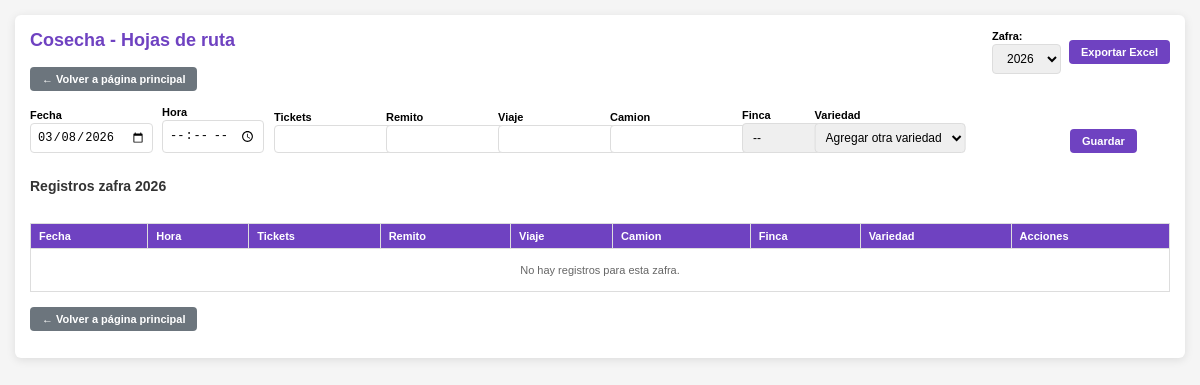
/cosecha.php (signed in), run on an earlier commit of the app's database.
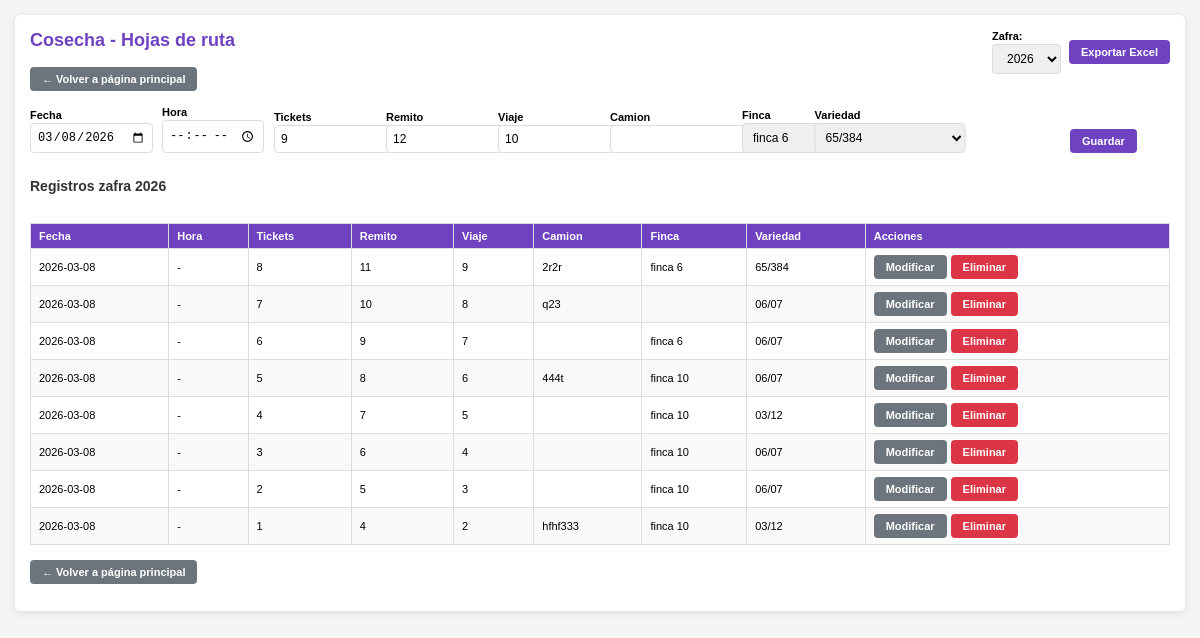
And on a later commit of the database.
### tables this page shows
CREATE TABLE `cosecha_hojas_ruta` (
  `id` int(11) NOT NULL AUTO_INCREMENT,
  `anio_zafra` int(11) NOT NULL,
  `fecha` date NOT NULL,
  `hora` time DEFAULT NULL,
  `tickets` varchar(100) DEFAULT NULL,
  `remito` varchar(100) DEFAULT NULL,
  `viaje` varchar(50) DEFAULT NULL,
  `camion` varchar(100) DEFAULT NULL,
  `finca` varchar(200) DEFAULT NULL,
  `variedad` varchar(100) DEFAULT NULL,
  `fecha_creacion` timestamp NOT NULL DEFAULT current_timestamp(),
  PRIMARY KEY (`id`),
  KEY `idx_anio` (`anio_zafra`),
  KEY `idx_fecha` (`fecha`)
);

### cosecha.php (the view, shortened to what this page needs)
<?php
include 'db.php';
$anio_actual = (int)date('Y');
$anio_zafra = $anio_actual;
$editar_id = null;
$fila_edit = null;
$lista = mysqli_query($conexion, "SELECT * FROM cosecha_hojas_ruta WHERE anio_zafra = $anio_zafra ORDER BY fecha DESC, hora DESC, id DESC");
$fincas_lista = [];
$r_fincas = mysqli_query($conexion, "SELECT DISTINCT finca FROM cosecha_hojas_ruta WHERE finca != '' AND finca IS NOT NULL ORDER BY finca");
if ($r_fincas) {
    while ($row = mysqli_fetch_assoc($r_fincas)) {
        $fincas_lista[] = $row['finca'];
    }
}
$variedades_lista = [];
$r_variedades = mysqli_query($conexion, "SELECT DISTINCT variedad FROM cosecha_hojas_ruta WHERE variedad != '' AND variedad IS NOT NULL ORDER BY variedad");
if ($r_variedades) {
    while ($row = mysqli_fetch_assoc($r_variedades)) {
        $variedades_lista[] = $row['variedad'];
    }
}
        $def_tickets = '';
        $def_remito = '';
        $def_viaje = '';
        $def_finca = '';
        $def_variedad = '';
        if (!$editar_id) {
            $r_ult = mysqli_query($conexion, "SELECT tickets, remito, viaje, finca, variedad FROM cosecha_hojas_ruta WHERE anio_zafra = $anio_zafra ORDER BY fecha DESC, hora DESC, id DESC LIMIT 1");
            if ($r_ult && $ult = mysqli_fetch_assoc($r_ult)) {
                $def_finca = $ult['finca'] ?? '';
                $def_variedad = $ult['variedad'] ?? '';
                $t = trim($ult['tickets'] ?? '');
                if ($t !== '' && preg_match('/(\d+)\s*$/', $t, $mt)) {
                    $def_tickets = preg_replace('/(\d+)\s*$/', (string)((int)$mt[1] + 1), $t);
                } else {
                    $def_tickets = (is_numeric($t) && $t !== '') ? (string)((int)$t + 1) : $t;
                }
                $r = trim($ult['remito'] ?? '');
                if ($r !== '' && preg_match('/(\d+)\s*$/', $r, $mr)) {
                    $def_remito = preg_replace('/(\d+)\s*$/', (string)((int)$mr[1] + 1), $r);
                } else {
                    $def_remito = (is_numeric($r) && $r !== '') ? (string)((int)$r + 1) : $r;
                }
                $v = trim($ult['viaje'] ?? '');
                if ($v !== '' && preg_match('/(\d+)\s*$/', $v, $mv)) {
                    $def_viaje = preg_replace('/(\d+)\s*$/', (string)((int)$mv[1] + 1), $v);
                } else {
                    $def_viaje = (is_numeric($v) && $v !== '') ? (string)((int)$v + 1) : $v;
                }
            }
        }
?>
<!DOCTYPE html>
<html lang="es">
<head>
</head>
<body onkeydown="var e=event||window.event;if((e.keyCode||e.which)===27){e.preventDefault();window.location.href='index.php';return false;}">
<div class="container">
    <div class="encabezado">
        <div>
            <h2>Cosecha - Hojas de ruta</h2>
            <a href="index.php" class="btn btn-secondary" style="margin-top:4px;">← Volver a página principal</a>
        </div>
        <div class="zafra-wrap" style="display:flex; align-items:center; gap:8px;">
            <form method="GET" style="display:inline;">
                <label for="selZafra">Zafra:</label>
                <select name="zafra" id="selZafra" onchange="this.form.submit()">
                    <?php for ($a = $anio_actual + 1; $a >= $anio_actual - 5; $a--): ?>
                        <option value="<?= $a ?>" <?= $anio_zafra == $a ? 'selected' : '' ?>><?= $a ?></option>
                    <?php endfor; ?>
                </select>
            </form>
            <a href="cosecha.php?zafra=<?= $anio_zafra ?>&exportar=excel" class="btn btn-primary">Exportar Excel</a>
        </div>
    </div>
    <form method="POST" action="cosecha.php?zafra=<?= $anio_zafra ?>" class="form-nav-enter">
        <div class="form-row">
            <div class="campo" style="flex:0 0 120px;">
                <label>Fecha</label>
                <input type="date" name="fecha" value="<?= $fila_edit ? htmlspecialchars($fila_edit['fecha']) : date('Y-m-d') ?>" required>
            </div>
            <div class="campo" style="flex:0 0 100px;">
                <label>Hora</label>
                <input type="time" name="hora" value="<?= $fila_edit ? substr($fila_edit['hora'] ?? '', 0, 5) : '' ?>">
            </div>
            <div class="campo" style="flex:0 0 100px;">
                <label>Tickets</label>
                <input type="text" name="tickets" value="<?= $fila_edit ? htmlspecialchars($fila_edit['tickets'] ?? '') : htmlspecialchars($def_tickets) ?>" placeholder="">
            </div>
            <div class="campo" style="flex:0 0 100px;">
                <label>Remito</label>
                <input type="text" name="remito" value="<?= $fila_edit ? htmlspecialchars($fila_edit['remito'] ?? '') : htmlspecialchars($def_remito) ?>" placeholder="">
            </div>
            <div class="campo" style="flex:0 0 80px;">
                <label>Viaje</label>
                <input type="text" name="viaje" value="<?= $fila_edit ? htmlspecialchars($fila_edit['viaje'] ?? '') : htmlspecialchars($def_viaje) ?>" placeholder="">
            </div>
            <div class="campo" style="flex:0 0 120px;">
                <label>Camion</label>
                <input type="text" name="camion" value="<?= $fila_edit ? htmlspecialchars($fila_edit['camion'] ?? '') : '' ?>" placeholder="">
            </div>
            <div class="finca-variedad">
                <div class="campo">
                    <label>Finca</label>
                    <select name="finca_sel" id="selFinca" onchange="document.getElementById('fincaOtroWrap').style.display=(this.value==='__otro__')?'block':'none';">
                        <option value="">--</option>
                        <?php foreach ($fincas_lista as $fn): ?>
                        <option value="<?= htmlspecialchars($fn) ?>" <?= (($fila_edit ? ($fila_edit['finca'] ?? '') : $def_finca) === $fn) ? 'selected' : '' ?>><?= htmlspecialchars($fn) ?></option>
                        <?php endforeach; ?>
                    </select>
                </div>
                <div class="campo campo-variedad">
                    <label>Variedad</label>
                    <select name="variedad_sel" id="selVariedad" onchange="document.getElementById('variedadOtroWrap').style.display=(this.value==='__otro__')?'block':'none';">
                        <?php foreach ($variedades_lista as $vn): ?>
                        <option value="<?= htmlspecialchars($vn) ?>" <?= (($fila_edit ? ($fila_edit['variedad'] ?? '') : $def_variedad) === $vn) ? 'selected' : '' ?>><?= htmlspecialchars($vn) ?></option>
                        <?php endforeach; ?>
                        <option value="__otro__">Agregar otra variedad</option>
                    </select>
                </div>
            </div>
            <div class="campo" style="flex:0; align-self:flex-end;">
                <button type="submit" name="guardar" class="btn btn-primary"><?= $editar_id ? 'Actualizar' : 'Guardar' ?></button>
            </div>
        </div>
    </form>
    <h3 style="margin-top: 25px; font-size: 14px; color: #333;">Registros zafra <?= $anio_zafra ?></h3>
    <div class="wrap-tabla">
        <table>
            <thead>
                <tr>
                    <th>Fecha</th>
                    <th>Hora</th>
                    <th>Tickets</th>
                    <th>Remito</th>
                    <th>Viaje</th>
                    <th>Camion</th>
                    <th>Finca</th>
                    <th>Variedad</th>
                    <th>Acciones</th>
                </tr>
            </thead>
            <tbody>
                <?php if ($lista && mysqli_num_rows($lista) > 0): ?>
                    <?php while ($f = mysqli_fetch_assoc($lista)): ?>
                        <tr>
                            <td><?= htmlspecialchars($f['fecha']) ?></td>
                            <td><?= $f['hora'] ? substr($f['hora'], 0, 5) : '-' ?></td>
                            <td><?= htmlspecialchars($f['tickets'] ?? '-') ?></td>
                            <td><?= htmlspecialchars($f['remito'] ?? '-') ?></td>
                            <td><?= htmlspecialchars($f['viaje'] ?? '-') ?></td>
                            <td><?= htmlspecialchars($f['camion'] ?? '-') ?></td>
                            <td><?= htmlspecialchars($f['finca'] ?? '-') ?></td>
                            <td><?= htmlspecialchars($f['variedad'] ?? '-') ?></td>
                            <td>
                                <div class="acciones">
                                    <form method="POST" action="cosecha.php?zafra=<?= $anio_zafra ?>" style="display:inline;">
                                        <button type="submit" name="editar" class="btn btn-secondary">Modificar</button>
                                    </form>
                                    <form method="POST" action="cosecha.php?zafra=<?= $anio_zafra ?>" style="display:inline;" onsubmit="return confirm('¿Eliminar este registro?');">
                                        <button type="submit" name="eliminar" class="btn btn-danger">Eliminar</button>
                                    </form>
                                </div>
                            </td>
                        </tr>
                    <?php endwhile; ?>
                <?php else: ?>
                    <tr>
                        <td colspan="9" style="text-align:center; padding:15px; color:#666;">No hay registros para esta zafra.</td>
                    </tr>
                <?php endif; ?>
            </tbody>
        </table>
    </div>
    <p class="volver">
        <a href="index.php" class="btn btn-secondary">← Volver a página principal</a>
    </p>
</div>
</body>
</html>

### cosecha.php (style rules this page uses)
* { box-sizing: border-box; }
body { font-family: Arial, sans-serif; margin: 15px; background: #f5f5f5; font-size: 12px; -webkit-text-size-adjust: 100%; }
.container { max-width: 1200px; margin: 0 auto; background: white; padding: 15px; border-radius: 6px; box-shadow: 0 2px 10px rgba(0,0,0,0.1); }
h2 { color: #6f42c1; margin-top: 0; margin-bottom: 12px; font-size: 18px; }
.encabezado { display: flex; justify-content: space-between; align-items: flex-start; margin-bottom: 15px; flex-wrap: wrap; gap: 10px; }
.zafra-wrap { margin-left: auto; display: flex; align-items: center; gap: 8px; flex-wrap: wrap; }
.zafra-wrap label { font-size: 11px; margin-right: 6px; }
.zafra-wrap select { padding: 6px 10px; font-size: 12px; border: 1px solid #ddd; border-radius: 4px; }
label { display: block; margin-bottom: 2px; font-weight: bold; font-size: 11px; }
input, select { padding: 6px; border: 1px solid #ddd; border-radius: 4px; font-size: 12px; }
.form-row { display: flex; gap: 12px; margin-bottom: 10px; flex-wrap: wrap; align-items: flex-end; }
.form-row .campo { flex: 1; min-width: 100px; }
.finca-variedad { display: flex; gap: 4px; flex: 1; min-width: 180px; }
.finca-variedad .campo { flex: 1; min-width: 0; }
.finca-variedad .campo-variedad { flex: 0 0 130px; transform: translateX(-3cm); }
.btn { padding: 6px 12px; border: none; border-radius: 4px; cursor: pointer; font-size: 11px; font-weight: bold; text-decoration: none; display: inline-block; }
.btn-primary { background: #6f42c1; color: white; }
.btn-secondary { background: #6c757d; color: white; }
.btn-danger { background: #dc3545; color: white; }
table { width: 100%; border-collapse: collapse; margin-top: 15px; font-size: 11px; }
th, td { border: 1px solid #ddd; padding: 6px 8px; text-align: left; }
th { background: #6f42c1; color: white; }
tr:nth-child(even) { background: #f9f9f9; }
.acciones { display: flex; gap: 4px; flex-wrap: wrap; }
.volver { margin-top: 15px; }
.wrap-tabla { overflow-x: auto; max-height: 400px; overflow-y: auto; -webkit-overflow-scrolling: touch; }

What changed in the data, as far as the page shows it:
added cosecha_hojas_ruta: tickets "9", remito "12", viaje "10", finca_sel "finca 6", variedad_sel "65/384", fecha "2026-03-08", tickets "8", remito "11", viaje "9", camion "2r2r", finca "finca 6", variedad "65/384"
added cosecha_hojas_ruta: fecha "2026-03-08", tickets "7", remito "10", viaje "8", camion "q23", variedad "06/07"
added cosecha_hojas_ruta: fecha "2026-03-08", tickets "6", remito "9", viaje "7", finca "finca 6", variedad "06/07"
added cosecha_hojas_ruta: fecha "2026-03-08", tickets "5", remito "8", viaje "6", camion "444t", finca "finca 10", variedad "06/07"
added cosecha_hojas_ruta: fecha "2026-03-08", tickets "4", remito "7", viaje "5", finca "finca 10", variedad "03/12"
added cosecha_hojas_ruta: fecha "2026-03-08", tickets "3", remito "6", viaje "4", finca "finca 10", variedad "06/07"
added cosecha_hojas_ruta: fecha "2026-03-08", tickets "2", remito "5", viaje "3", finca "finca 10", variedad "06/07"
added cosecha_hojas_ruta: fecha "2026-03-08", tickets "1", remito "4", viaje "2", camion "hfhf333", finca "finca 10", variedad "03/12"
Also different on the page:
form field finca_sel: "--" → (not shown)
form field variedad_sel: "Agregar otra variedad" → (not shown)
text no longer shown: "No hay registros para esta zafra."
